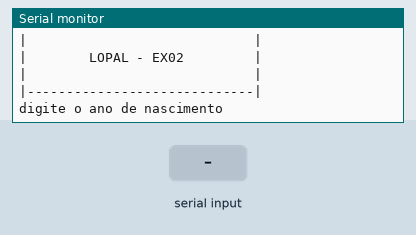
Recording of a sketch running on a simulated Arduino Uno, built with avr-gcc and run on an emulated ATmega328P. Shown: the last lines printed to the serial monitor. The inputs (shaded band) are chosen by the test bench.

Above: at 1.2 s.
1.3 s: "90,45\n" received over Serial
At 2.71 s:
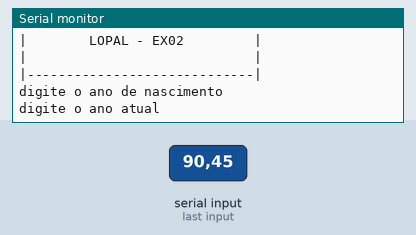
2.8 s: "30,150\n" received over Serial
At 5.3 s:
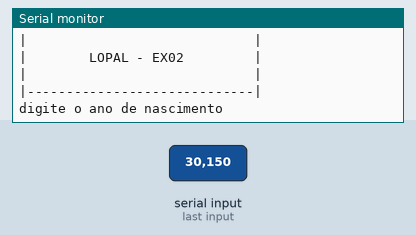

The sketch:

loral_ex021.ino
```cpp
// C++ code
//
void setup()
{
 Serial.begin(9600);
}
 long anoNasceu = 0;
 long anoAtual = 0;
 long idade = 0;
 long idadeSemanas = 0;
void loop()
{
 Serial.println("|-----------------------------|");
 Serial.println("|                             |");
 Serial.println("|        LOPAL - EX02         |");
 Serial.println("|                             |");
 Serial.println("|-----------------------------|");
 Serial.println();
 Serial.println();
 Serial.println("digite o ano de nascimento");
 while(! Serial.available() ){}
 anoNasceu = Serial.parseInt();
 Serial.println("digite o ano atual");
 while(! Serial.available() ){}
 anoAtual = Serial.parseInt();
 idade = anoAtual - anoNasceu;
 idadeSemanas = idade * 52;
 Serial.println ( "sua idade:" + String(idade) );
 Serial.println ( "sua idade em semanas:" + String(idadeSemanas) );

}
```

Measured:
- after the input at 1.3 s, the serial monitor: prints a new line at once (image 1)
- after the input at 2.8 s, the serial monitor: prints a new line at once (image 2)
